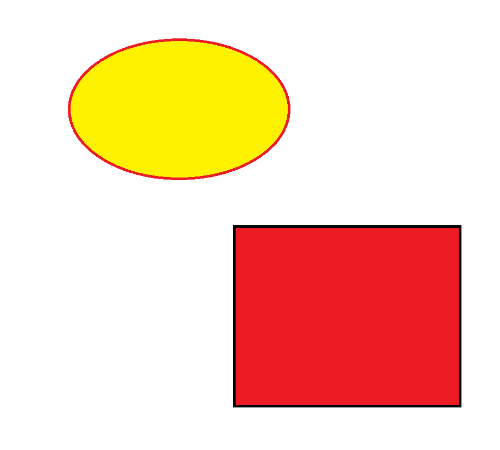
#> input picture day7-opencv/Image/image_9_1.png, 500 x 450 px
$ python '7彩色图片拆分通道增加噪声点.py'
#> lines starting #> are read from the running program, lines starting #| are printed output that depends on the picture
import cv2 as cv
import matplotlib.pyplot as plt

import  numpy as np
# 均值滤波有可能模糊图片，高斯滤波没法去掉小白点
# 读取图片
img = cv.imread('Image/image_9_1.png')
#> img is the input picture: shape (450, 500, 3); mean B, G, R 186.3, 209.8, 249.3

b,g,r=cv.split(img)
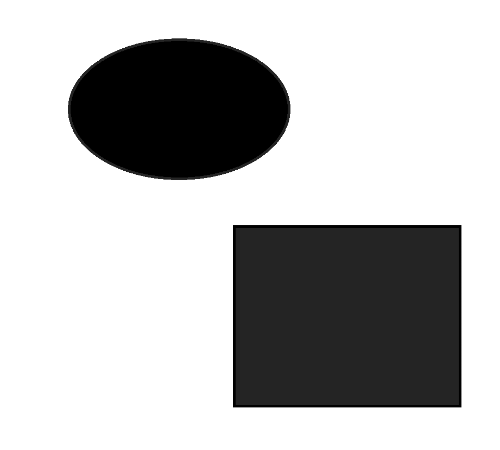
#> b: shape (450, 500); min 0, max 255, mean 186.3
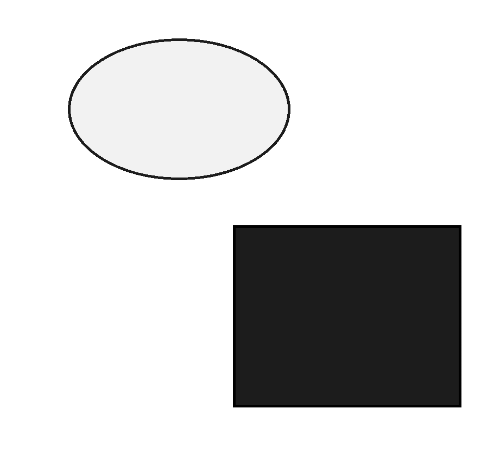
#> g: shape (450, 500); min 0, max 255, mean 209.8
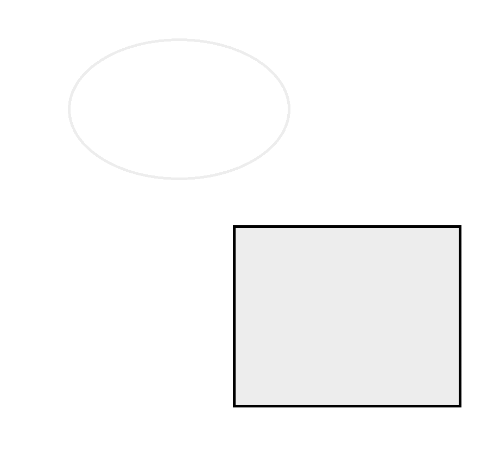
#> r: shape (450, 500); min 0, max 255, mean 249.3

for i in range(100000):
    w = img.shape[0]
    h = img.shape[1]

    x=np.random.randint(0,w)
    y=np.random.randint(0,h)

    b[x,y]=0  #变成黑色
    g[x, y] = 0  # 变成黑色
    r[x, y] = 0  # 变成黑色
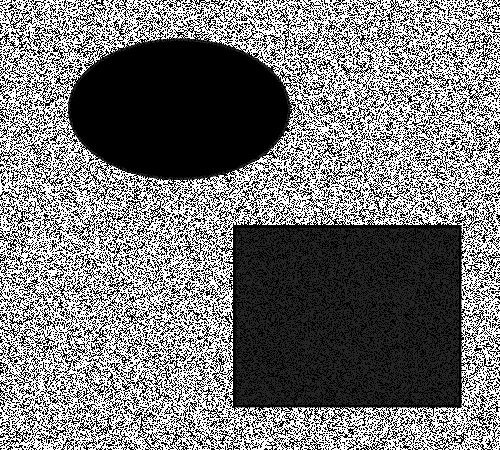
#> b: shape (450, 500); min 0, max 255, mean 119.5
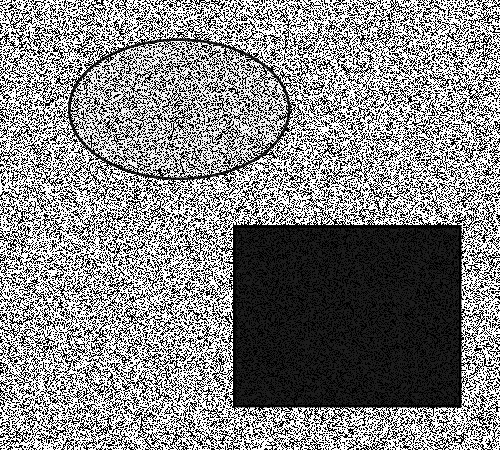
#> g: shape (450, 500); min 0, max 255, mean 134.6
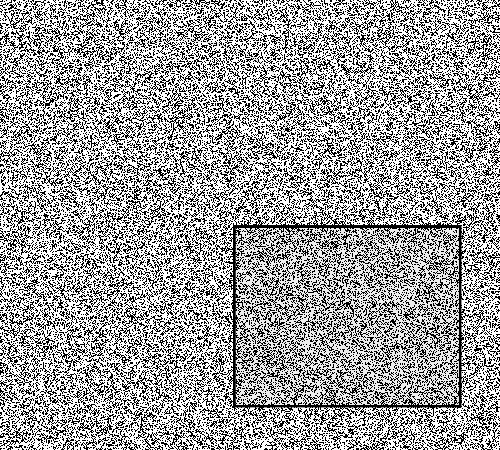
#> r: shape (450, 500); min 0, max 255, mean 159.8


img_new=cv.merge([b,g,r])
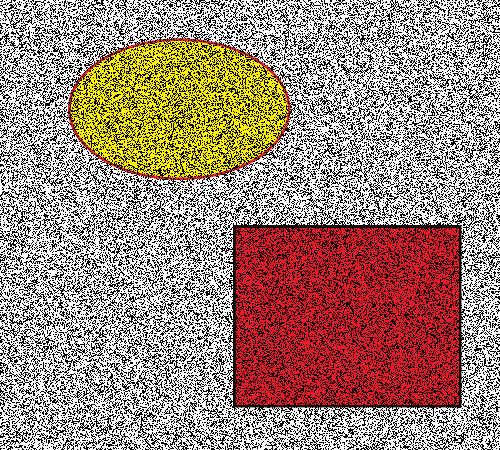
#> img_new: shape (450, 500, 3); mean B, G, R 119.5, 134.6, 159.8


# 显示


cv.imshow('image', img)
cv.imshow('img_new', img_new)


cv.waitKey()
cv.destroyAllWindows()

$ run again, with day7-opencv/Image/image_10_1.png copied over day7-opencv/Image/image_9_1.png
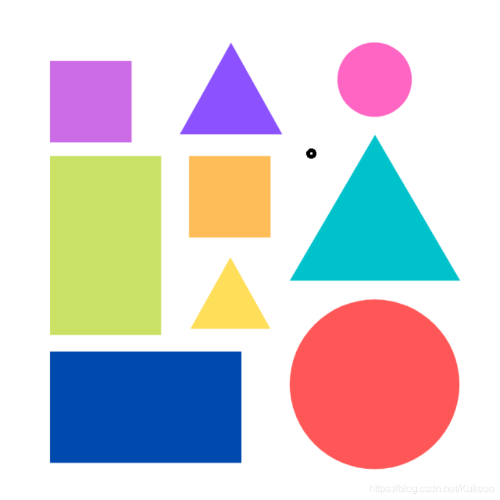
#> input picture day7-opencv/Image/image_10_1.png, 500 x 500 px
#> img is the input picture: shape (500, 500, 3); mean B, G, R 209.9, 207, 212.6
#> after the loop `for i in range(100000):`:
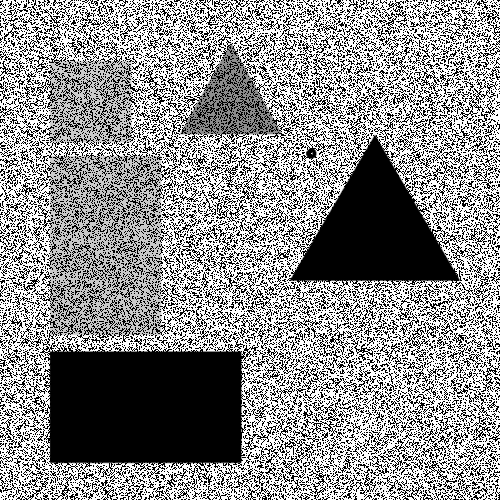
#> r: shape (500, 500); min 0, max 255, mean 142.3
#> `img_new=cv.merge([b,g,r])`:
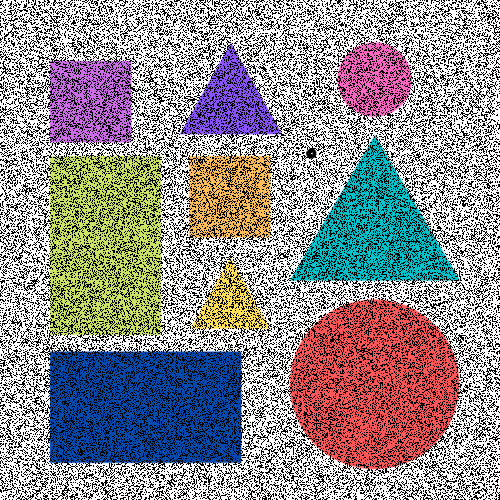
#> img_new: shape (500, 500, 3); mean B, G, R 140.4, 138.5, 142.3

$ run again, with day7-opencv/Image/image_12_2.png copied over day7-opencv/Image/image_9_1.png
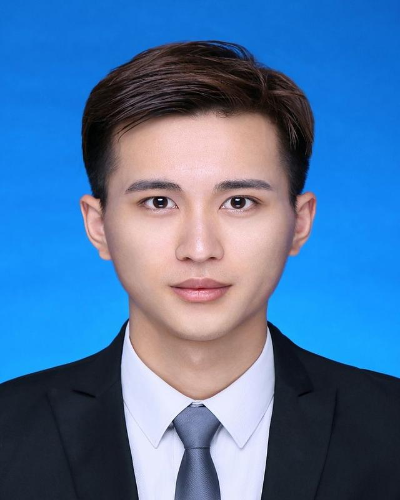
#> input picture day7-opencv/Image/image_12_2.png, 400 x 500 px
#> img is the input picture: shape (500, 400, 3); mean B, G, R 161.9, 116.3, 76.9
#> after the loop `for i in range(100000):`:
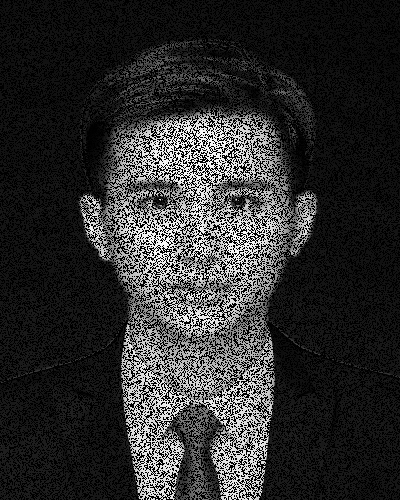
#> r: shape (500, 400); min 0, max 255, mean 46.4
#> `img_new=cv.merge([b,g,r])`:
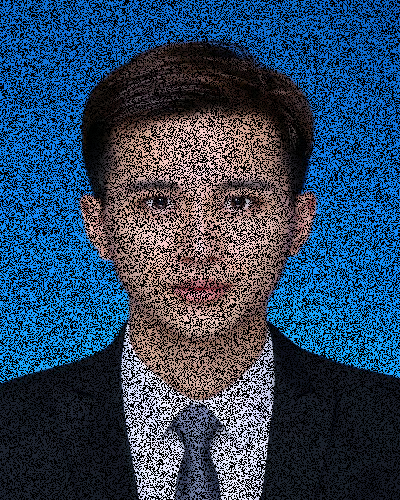
#> img_new: shape (500, 400, 3); mean B, G, R 98, 70.4, 46.4

$ run again, with day7-opencv/Image/image_12_3.png copied over day7-opencv/Image/image_9_1.png
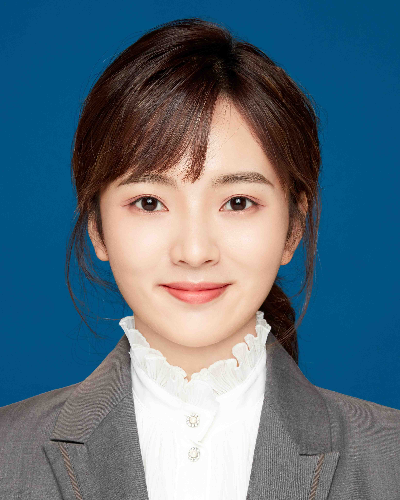
#> input picture day7-opencv/Image/image_12_3.png, 400 x 500 px
#> img is the input picture: shape (500, 400, 3); mean B, G, R 125.2, 110.7, 89.1
#> `img_new=cv.merge([b,g,r])`:
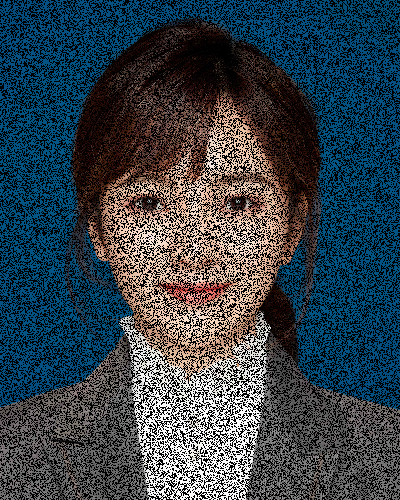
#> img_new: shape (500, 400, 3); mean B, G, R 75.7, 66.9, 53.8
